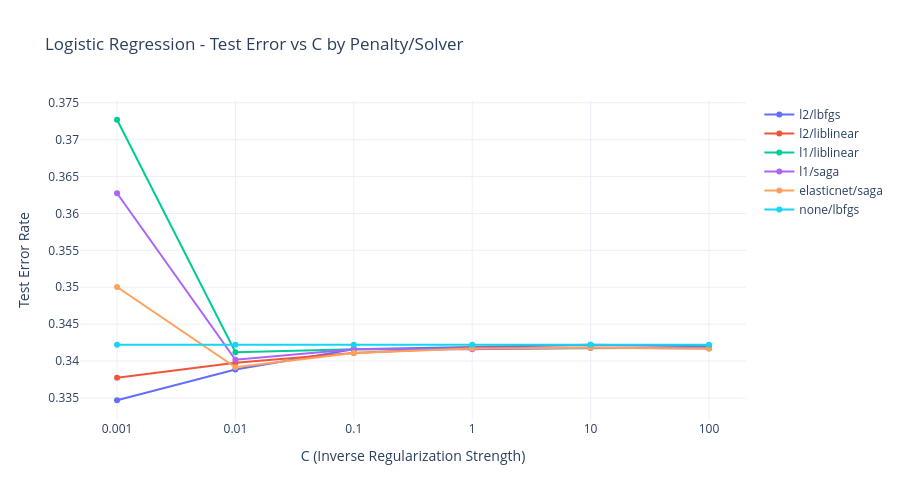

The notebook cell this image was saved under:
### Markdown cell above
## **Logistic Regression**

### Code cell
C_range = [0.001, 0.01, 0.1, 1, 10, 100]
C_strings = [str(c) for c in C_range]

# Not all penalty and solver combinations are valid
hyperparam_combos = [
    ('l2', 'lbfgs', {}),
    ('l2', 'liblinear', {}),
    ('l1', 'liblinear', {}),
    ('l1', 'saga', {}),
    ('elasticnet', 'saga', {'l1_ratio': 0.5}),
    (None, 'lbfgs', {}),
]

lr_results = {}

for i, (penalty, solver, extra) in enumerate(hyperparam_combos, 1):
    label = f"{penalty or 'none'}/{solver}"
    print(f"[{i}/{len(hyperparam_combos)}] Fitting: {label}")
    train_errors, test_errors = [], []
    for C in C_range:
        model = LogisticRegression(penalty=penalty, solver=solver, C=C, max_iter=1000, random_state=42, **extra)
        model.fit(X_train_scaled, y_train)
        train_errors.append(1 - model.score(X_train_scaled, y_train))
        test_errors.append(1 - model.score(X_test_scaled, y_test))
        print(f"  C={str(C):<8}  Train Error: {train_errors[-1]:.4f}  Test Error: {test_errors[-1]:.4f}")
    lr_results[label] = {'train': train_errors, 'test': test_errors}

# Plot test error for all combos
fig = go.Figure()
for combo, errors in lr_results.items():
    fig.add_trace(go.Scatter(
        x=C_strings, y=errors['test'],
        mode='lines+markers', name=combo
    ))

fig.update_layout(
    title='Logistic Regression - Test Error vs C by Penalty/Solver',
    xaxis_title='C (Inverse Regularization Strength)',
    yaxis_title='Test Error Rate',
    template='plotly_white',
    height=500
)
fig.show()

# Find best overall combo and C
best_lr_label, best_C, best_C_idx, best_err = None, None, None, 1.0

for combo, errors in lr_results.items():
    index = errors['test'].index(min(errors['test']))
    if errors['test'][index] < best_err:
        best_err = errors['test'][index]
        best_lr_label = combo
        best_C_idx = index
        best_C = C_range[index]

best_penalty, best_solver = best_lr_label.split('/')
best_penalty = None if best_penalty == 'none' else best_penalty
best_extra = {'l1_ratio': 0.5} if best_penalty == 'elasticnet' else {}

print(f"Best combo: {best_lr_label}")
print(f"Best C: {best_C}")
print(f"Train error: {lr_results[best_lr_label]['train'][best_C_idx]:.4f}")
print(f"Test error: {best_err:.4f}")

### Figure 1 — Plotly figure (JSON) as saved in the notebook; plotly's stock layout.template omitted (floating-point values rounded to 4 significant figures)
{"data": [{"mode": "lines+markers", "name": "l2/lbfgs", "type": "scatter", "x": ["0.001", "0.01", "0.1", "1", "10", "100"], "y": [0.3347, 0.3389, 0.3416, 0.3419, 0.3422, 0.342]}, {"mode": "lines+markers", "name": "l2/liblinear", "type": "scatter", "x": ["0.001", "0.01", "0.1", "1", "10", "100"], "y": [0.3377, 0.3398, 0.3411, 0.3418, 0.3418, 0.3418]}, {"mode": "lines+markers", "name": "l1/liblinear", "type": "scatter", "x": ["0.001", "0.01", "0.1", "1", "10", "100"], "y": [0.3727, 0.3412, 0.3416, 0.3417, 0.3418, 0.3418]}, {"mode": "lines+markers", "name": "l1/saga", "type": "scatter", "x": ["0.001", "0.01", "0.1", "1", "10", "100"], "y": [0.3627, 0.3402, 0.3416, 0.3416, 0.3418, 0.3417]}, {"mode": "lines+markers", "name": "elasticnet/saga", "type": "scatter", "x": ["0.001", "0.01", "0.1", "1", "10", "100"], "y": [0.35, 0.3392, 0.3411, 0.3417, 0.3418, 0.3417]}, {"mode": "lines+markers", "name": "none/lbfgs", "type": "scatter", "x": ["0.001", "0.01", "0.1", "1", "10", "100"], "y": [0.3422, 0.3422, 0.3422, 0.3422, 0.3422, 0.3422]}], "layout": {"height": 500, "title": {"text": "Logistic Regression - Test Error vs C by Penalty/Solver"}, "xaxis": {"title": {"text": "C (Inverse Regularization Strength)"}}, "yaxis": {"title": {"text": "Test Error Rate"}}}}
